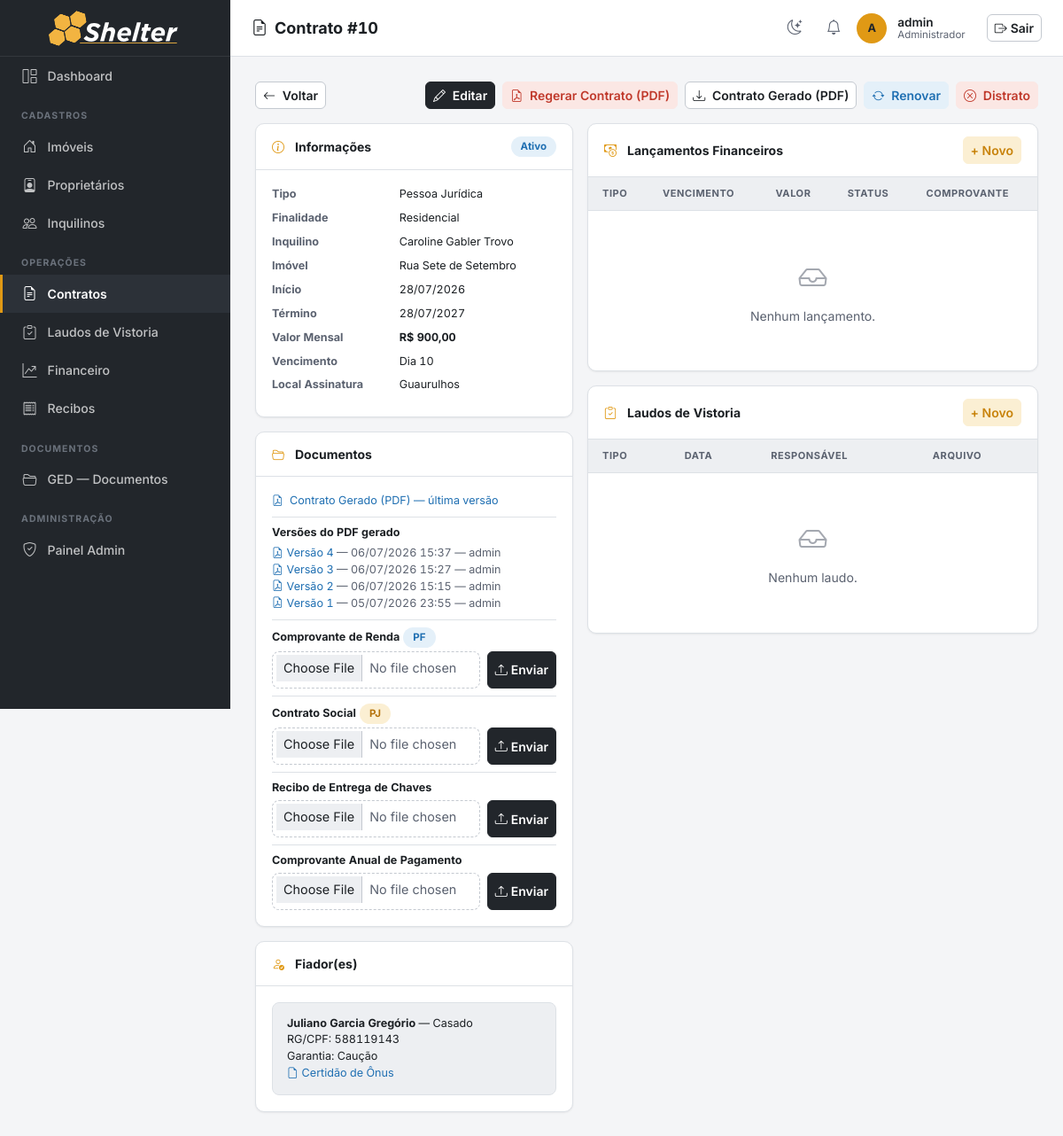
/contratos/10/ (signed in), run on an earlier commit of the app's database.
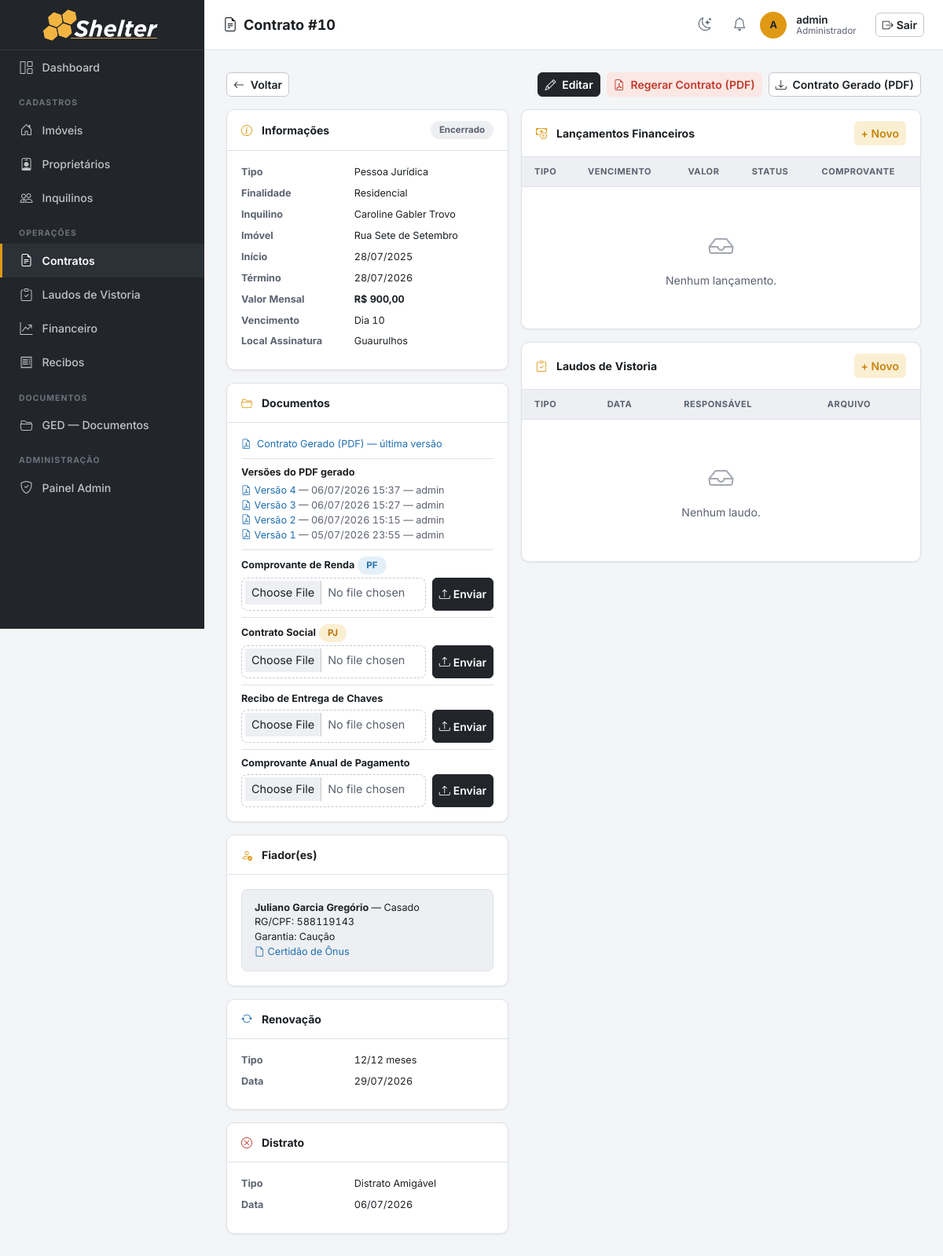
And on a later commit of the database.
### imoveis/models.py (models this page shows, shortened)
class Contrato(models.Model):
    STATUS_CHOICES = [
        ('ativo', 'Ativo'),
        ('encerrado', 'Encerrado'),
        ('rescindido', 'Rescindido'),
    ]
    TIPO_CONTRATO_CHOICES = [
        ('PF', 'Pessoa Física'),
        ('PJ', 'Pessoa Jurídica'),
    ]
    FINALIDADE_CHOICES = [
        ('residencial', 'Residencial'),
        ('comercial', 'Comercial'),
    ]
    imovel = models.ForeignKey(Imovel, on_delete=models.PROTECT, related_name='contratos')
    inquilino = models.ForeignKey(Inquilino, on_delete=models.PROTECT, related_name='contratos')
    tipo_contrato = models.CharField(max_length=2, choices=TIPO_CONTRATO_CHOICES, default='PF',
                                     verbose_name='Tipo de Contrato')
    finalidade = models.CharField(max_length=12, choices=FINALIDADE_CHOICES,
                                  default='residencial', verbose_name='Finalidade')
    status = models.CharField(max_length=20, choices=STATUS_CHOICES, default='ativo')
    data_inicio = models.DateField(verbose_name='Data de Início')
    data_fim = models.DateField(verbose_name='Data de Término')
    valor_mensal = models.DecimalField(max_digits=10, decimal_places=2, verbose_name='Valor Mensal')
    dia_vencimento = models.PositiveSmallIntegerField(
        default=10, verbose_name='Dia de Vencimento',
        validators=[MinValueValidator(1), MaxValueValidator(31)])
    comprovante_renda = models.FileField(upload_to='comprovantes_renda/', blank=True, null=True,
                                         verbose_name='Comprovante de Renda (PF)')
    contrato_social = models.FileField(upload_to='contratos_sociais/', blank=True, null=True,
                                       verbose_name='Contrato Social (PJ)')
    recibo_chaves = models.FileField(upload_to='contratos/recibo_chaves/', blank=True, null=True,
                                     verbose_name='Recibo de Entrega de Chaves')
    comprovante_anual = models.FileField(upload_to='contratos/comprovante_anual/', blank=True, null=True,
                                         verbose_name='Comprovante Anual de Pagamento')
    documento_gerado = models.FileField(upload_to='contratos/gerados/', blank=True, null=True,
                                        verbose_name='Contrato gerado (PDF)')
    observacoes = models.TextField(blank=True, verbose_name='Observações')
    local_assinatura = models.CharField(max_length=200, blank=True,
                                        verbose_name='Local da Assinatura')
    data_assinatura = models.DateField(null=True, blank=True,
                                       verbose_name='Data da Assinatura')
    criado_em = models.DateTimeField(auto_now_add=True)
    class Meta:
        verbose_name = 'Contrato'
        verbose_name_plural = 'Contratos'
        ordering = ['-data_inicio']

class Inquilino(models.Model):
    FAIXA_RENDA_CHOICES = [
        ('ate_2k', '< R$ 2k'),
        ('2_4k', 'R$ 2k - R$ 3.9k'),
        ('4_7k', 'R$ 4k - R$ 6.9k'),
        ('7_10k', 'R$ 7k - R$ 9.9k'),
        ('10_16k', 'R$ 10k - R$ 15.9k'),
        ('acima_16k', 'R$ 16k +'),
    ]
    nome = models.CharField(max_length=200)
    cpf = models.CharField(max_length=14, unique=True, validators=[validate_cpf], verbose_name='CPF')
    cnpj = models.CharField(max_length=18, blank=True, validators=[validate_cnpj], verbose_name='CNPJ')
    email = models.EmailField(blank=True)
    telefone = models.CharField(max_length=20, blank=True, validators=[validate_telefone])
    rg = models.CharField(max_length=20, blank=True, validators=[validate_rg], verbose_name='RG')
    qualificacao = models.CharField(max_length=300, blank=True, verbose_name='Qualificação',
                                    help_text='Estado civil, profissão, nacionalidade')
    profissao = models.CharField(max_length=100, blank=True, verbose_name='Profissão')
    faixa_renda = models.CharField(max_length=20, choices=FAIXA_RENDA_CHOICES, blank=True,
                                   verbose_name='Faixa de Renda')
    observacoes = models.TextField(blank=True, verbose_name='Observações')
    criado_em = models.DateTimeField(auto_now_add=True)
    class Meta:
        verbose_name = 'Inquilino'
        verbose_name_plural = 'Inquilinos'
        ordering = ['nome']

class Imovel(models.Model):
    TIPO_CHOICES = [
        ('apartamento', 'Apartamento'),
        ('casa', 'Casa'),
        ('comercial', 'Comercial'),
        ('terreno', 'Terreno'),
        ('galpao', 'Galpão'),
    ]
    STATUS_CHOICES = [
        ('ocupado', 'Ocupado'),
        ('vago', 'Vago'),
        ('manutencao', 'Em Manutenção'),
    ]
    CATEGORIA_CHOICES = [
        ('urbano', 'Urbano'),
        ('rural', 'Rural'),
    ]
    proprietario = models.ForeignKey(Proprietario, on_delete=models.PROTECT, related_name='imoveis')
    tipo = models.CharField(max_length=20, choices=TIPO_CHOICES)
    status = models.CharField(max_length=20, choices=STATUS_CHOICES, default='vago')
    categoria = models.CharField(max_length=10, choices=CATEGORIA_CHOICES, default='urbano', verbose_name='Categoria')
    endereco = models.CharField(max_length=300)
    numero = models.CharField(max_length=20, blank=True, verbose_name='Número')
    complemento = models.CharField(max_length=100, blank=True, verbose_name='Complemento')
    bairro = models.CharField(max_length=100, blank=True)
    cidade = models.CharField(max_length=100, default='')
    area_m2 = models.DecimalField(max_digits=8, decimal_places=2, null=True, blank=True, verbose_name='Área (m²)')
    descricao = models.TextField(blank=True)
    matricula = models.CharField(max_length=100, blank=True, verbose_name='Matrícula')
    data_aquisicao = models.DateField(null=True, blank=True, verbose_name='Data de Aquisição')
    valor_aquisicao = models.DecimalField(max_digits=14, decimal_places=2, null=True, blank=True, verbose_name='Valor de Aquisição')
    cadastro_prefeitura = models.CharField(max_length=100, blank=True, verbose_name='Cadastro Prefeitura')
    planta_projeto = models.FileField(upload_to='plantas/', blank=True, null=True, verbose_name='Planta/Projeto')
    nirf = models.CharField(max_length=50, blank=True, verbose_name='NIRF')
    incra = models.CharField(max_length=50, blank=True, verbose_name='INCRA')
    car = models.CharField(max_length=100, blank=True, verbose_name='CAR')
    criado_em = models.DateTimeField(auto_now_add=True)
    class Meta:
        verbose_name = 'Imóvel'
        verbose_name_plural = 'Imóveis'
        ordering = ['endereco']

class RenovacaoContrato(models.Model):
    TIPO_CHOICES = [
        ('12_12', '12/12 meses'),
        ('12_30', '12/30 meses'),
        ('12_indeterminado', '12/Indeterminado'),
    ]
    contrato = models.OneToOneField(Contrato, on_delete=models.CASCADE, related_name='renovacao')
    tipo = models.CharField(max_length=20, choices=TIPO_CHOICES, verbose_name='Tipo de Renovação')
    data_renovacao = models.DateField(verbose_name='Data da Renovação')
    novo_valor_mensal = models.DecimalField(max_digits=10, decimal_places=2, null=True, blank=True,
                                            verbose_name='Novo Valor Mensal')
    observacoes = models.TextField(blank=True, verbose_name='Observações')
    class Meta:
        verbose_name = 'Renovação de Contrato'
        verbose_name_plural = 'Renovações de Contrato'

class Distrato(models.Model):
    TIPO_CHOICES = [
        ('amigavel', 'Distrato Amigável'),
        ('judicial', 'Ação Judicial de Cobrança'),
    ]
    contrato = models.OneToOneField(Contrato, on_delete=models.CASCADE, related_name='distrato')
    tipo = models.CharField(max_length=10, choices=TIPO_CHOICES, verbose_name='Tipo de Distrato')
    data_distrato = models.DateField(verbose_name='Data do Distrato')
    recibo_chaves = models.FileField(upload_to='distratos/recibos/', blank=True, null=True,
                                     verbose_name='Recibo de Devolução de Chaves')
    laudo_saida = models.ForeignKey(LaudoVistoria, on_delete=models.SET_NULL, null=True, blank=True,
                                    verbose_name='Laudo de Vistoria de Saída')
    observacoes = models.TextField(blank=True, verbose_name='Observações')
    class Meta:
        verbose_name = 'Distrato'
        verbose_name_plural = 'Distratos'

### imoveis/views.py (the view)
# urls.py: path('contratos/<int:pk>/', views.contrato_detail, name='contrato_detail'),
@login_required
def contrato_detail(request, pk):
    contrato = get_object_or_404(Contrato.objects.select_related('imovel', 'inquilino'), pk=pk)
    lancamentos = contrato.lancamentos.order_by('-data_vencimento')
    laudos = contrato.laudos.order_by('-data')
    fiadores = contrato.fiadores.all()
    try:
        renovacao = contrato.renovacao
    except RenovacaoContrato.DoesNotExist:
        renovacao = None
    try:
        distrato = contrato.distrato
    except Distrato.DoesNotExist:
        distrato = None
    return render(request, 'contratos/contrato_detail.html', {
        'contrato': contrato,
        'lancamentos': lancamentos,
        'laudos': laudos,
        'fiadores': fiadores,
        'renovacao': renovacao,
        'distrato': distrato,
    })

### imoveis/templatetags/imoveis_tags.py (called while the page is built)
@register.filter
def brl(value):
    try:
        value = float(value)
    except (TypeError, ValueError):
        return value
    formatted = f"{value:,.2f}"          # 1,500.00  (locale inglês)
    formatted = formatted.replace(",", "X").replace(".", ",").replace("X", ".")
    return formatted

### templates/contratos/contrato_detail.html (shortened to what the changed rows need)
{% extends 'base.html' %}
{% load imoveis_tags %}
{% block page_title %}<i class="bi bi-file-earmark-text me-2"></i>Contrato #{{ contrato.pk }}{% endblock %}
{% block content %}
<div class="mb-3 d-flex gap-2 flex-wrap align-items-center">
  <a href="{% url 'contrato_list' %}" class="btn btn-outline-secondary btn-sm me-auto"><i class="bi bi-arrow-left me-1"></i> Voltar</a>
  <a href="{% url 'contrato_edit' contrato.pk %}" class="btn btn-graphite btn-sm"><i class="bi bi-pencil me-1"></i> Editar</a>
  <a href="{% url 'contrato_gerar_pdf' contrato.pk %}" class="btn btn-outline-danger btn-sm"><i class="bi bi-file-earmark-pdf me-1"></i> Regerar Contrato (PDF)</a>
  {% if contrato.documento_gerado %}
  <a href="{{ contrato.documento_gerado.url }}" target="_blank" class="btn btn-outline-secondary btn-sm"><i class="bi bi-download me-1"></i> Contrato Gerado (PDF)</a>
  {% endif %}
  {% if contrato.status == 'ativo' %}
  {% if not renovacao %}
  <a href="{% url 'renovacao_create' contrato.pk %}" class="btn btn-outline-info btn-sm"><i class="bi bi-arrow-repeat me-1"></i> Renovar</a>
  {% endif %}
  {% if not distrato %}
  <a href="{% url 'distrato_create' contrato.pk %}" class="btn btn-outline-danger btn-sm"><i class="bi bi-x-circle me-1"></i> Distrato</a>
  {% endif %}
  {% endif %}
</div>
<div class="row g-3">
  <div class="col-md-5">
    <div class="section-card mb-3">
      <div class="section-card-header">
        <i class="bi bi-info-circle me-1"></i> Informações
        <span class="ms-auto status-badge badge-{{ contrato.status }}">{{ contrato.get_status_display }}</span>
      </div>
      <div class="section-card-body">
        <dl class="row mb-0 small">
          <dt class="col-5 text-muted">Tipo</dt><dd class="col-7">{{ contrato.get_tipo_contrato_display }}</dd>
          <dt class="col-5 text-muted">Finalidade</dt><dd class="col-7">{{ contrato.get_finalidade_display }}</dd>
          <dt class="col-5 text-muted">Inquilino</dt><dd class="col-7">{{ contrato.inquilino.nome }}</dd>
          <dt class="col-5 text-muted">Imóvel</dt><dd class="col-7">{{ contrato.imovel.endereco }}</dd>
          <dt class="col-5 text-muted">Início</dt><dd class="col-7">{{ contrato.data_inicio|date:"d/m/Y" }}</dd>
          <dt class="col-5 text-muted">Término</dt><dd class="col-7">{{ contrato.data_fim|date:"d/m/Y" }}</dd>
          <dt class="col-5 text-muted">Valor Mensal</dt><dd class="col-7"><strong>R$ {{ contrato.valor_mensal|brl }}</strong></dd>
          <dt class="col-5 text-muted">Vencimento</dt><dd class="col-7">Dia {{ contrato.dia_vencimento }}</dd>
          {% if contrato.local_assinatura %}
          <dt class="col-5 text-muted">Local Assinatura</dt><dd class="col-7">{{ contrato.local_assinatura }}</dd>
          {% endif %}
        </dl>
      </div>
    </div>
    {% if renovacao %}
    <div class="section-card mb-3">
      <div class="section-card-header"><i class="bi bi-arrow-repeat me-1 text-info"></i> Renovação</div>
      <div class="section-card-body">
        <dl class="row mb-0 small">
          <dt class="col-5 text-muted">Tipo</dt><dd class="col-7">{{ renovacao.get_tipo_display }}</dd>
          <dt class="col-5 text-muted">Data</dt><dd class="col-7">{{ renovacao.data_renovacao|date:"d/m/Y" }}</dd>
        </dl>
      </div>
    </div>
    {% endif %}
    {% if distrato %}
    <div class="section-card mb-3">
      <div class="section-card-header"><i class="bi bi-x-circle me-1 text-danger"></i> Distrato</div>
      <div class="section-card-body">
        <dl class="row mb-0 small">
          <dt class="col-5 text-muted">Tipo</dt><dd class="col-7">{{ distrato.get_tipo_display }}</dd>
          <dt class="col-5 text-muted">Data</dt><dd class="col-7">{{ distrato.data_distrato|date:"d/m/Y" }}</dd>
        </dl>
      </div>
    </div>
    {% endif %}
  </div>
  <div class="col-md-7">
    <div class="section-card mb-3">
      <div class="table-responsive">
        <table class="table mb-0 small">
          <thead>
            <tr><th>Tipo</th><th>Vencimento</th><th>Valor</th><th>Status</th><th>Comprovante</th></tr>
          </thead>
        </table>
      </div>
    </div>
    <div class="section-card">
      <div class="table-responsive">
        <table class="table mb-0 small">
          <thead>
            <tr><th>Tipo</th><th>Data</th><th>Responsável</th><th>Arquivo</th></tr>
          </thead>
        </table>
      </div>
    </div>
  </div>
</div>
{% endblock %}

What changed in the data, as far as the page shows it:
changed Contrato "Pessoa Jurídica": status "Ativo" → "Encerrado"; data_inicio "28/07/2026" → "28/07/2025"; data_fim "28/07/2027" → "28/07/2026"
added RenovacaoContrato: tipo "12/12 meses", data_renovacao "29/07/2026"
added Distrato: tipo "Distrato Amigável", data_distrato "06/07/2026"
Also different on the page:
text no longer shown: "Renovar"
text now shown: "Renovação Tipo Data Tipo Data"
